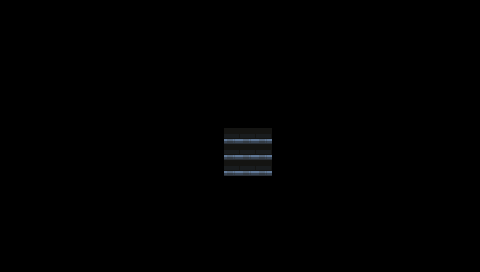

A level layout from a 2D game, rendered from its tile map. Below: a short description, then the map file with its tile-grid data intact:
An orthogonal 30x17 tile map with 16x16 px tiles, 1 tile layer (Tile Layer 1).

<map version="1.9" tiledversion="1.9.0" orientation="orthogonal" renderorder="right-down" width="30" height="17" tilewidth="16" tileheight="16" infinite="0" nextlayerid="2" nextobjectid="1">
 <editorsettings>
  <export target="../csv/crates_lvl_4.csv" format="csv" />
 </editorsettings>
 <tileset firstgid="1" name="Tiles" tilewidth="16" tileheight="16" tilecount="625" columns="25">
  <image source="../../Pixel Crawler - FREE - 1.8/Environment/Dungeon Prison/Assets/Tiles.png" trans="ffffff" width="400" height="400" />
 </tileset>
 <layer id="1" name="Tile Layer 1" width="30" height="17">
  <data encoding="csv">
238,238,238,238,238,238,238,238,238,238,238,238,238,238,238,238,238,238,238,238,238,238,238,238,238,238,238,238,238,238,
238,238,238,238,238,238,238,238,238,238,238,238,238,238,238,238,238,238,238,238,238,238,238,238,238,238,238,238,238,238,
238,238,238,238,238,238,238,238,238,238,238,238,238,238,238,238,238,238,238,238,238,238,238,238,238,238,238,238,238,238,
238,238,238,0,0,0,0,0,0,0,0,0,0,0,0,0,0,0,0,0,0,0,0,0,0,0,238,238,238,238,
238,238,238,0,0,0,0,0,0,0,0,0,0,0,0,0,0,0,0,0,0,0,0,0,0,0,238,238,238,238,
238,238,238,0,0,0,0,0,0,0,0,0,0,0,0,0,0,0,0,0,0,0,0,0,0,0,238,238,238,238,
238,238,238,0,0,0,0,0,0,0,0,0,0,0,0,0,0,0,0,0,0,0,0,0,0,0,238,238,238,238,
238,238,238,0,0,0,0,0,0,0,0,0,0,0,0,0,0,0,0,0,0,0,0,0,0,0,238,238,238,238,
238,238,238,0,0,0,0,0,0,0,0,0,0,0,2,2,2,0,0,0,0,0,0,0,0,0,238,238,238,238,
238,238,238,0,0,0,0,0,0,0,0,0,0,0,2,2,2,0,0,0,0,0,0,0,0,0,238,238,238,238,
238,238,238,0,0,0,0,0,0,0,0,0,0,0,2,2,2,0,0,0,0,0,0,0,0,0,238,238,238,238,
238,238,238,0,0,0,0,0,0,0,0,0,0,0,0,0,0,0,0,0,0,0,0,0,0,0,238,238,238,238,
238,238,238,0,0,0,0,0,0,0,0,0,0,0,0,0,0,0,0,0,0,0,0,0,0,0,238,238,238,238,
238,238,238,0,0,0,0,0,0,0,0,0,0,0,0,0,0,0,0,0,0,0,0,0,0,0,238,238,238,238,
238,238,238,238,238,238,238,238,238,238,0,0,0,0,0,0,0,0,0,0,0,238,238,238,238,238,238,238,238,238,
238,238,238,238,238,238,238,238,238,238,238,0,238,238,238,238,238,238,238,238,238,238,238,238,238,238,238,238,238,238,
238,238,238,238,238,238,238,238,238,238,238,238,238,238,238,238,238,238,238,238,238,238,238,238,238,238,238,238,238,238
</data>
 </layer>
</map>
